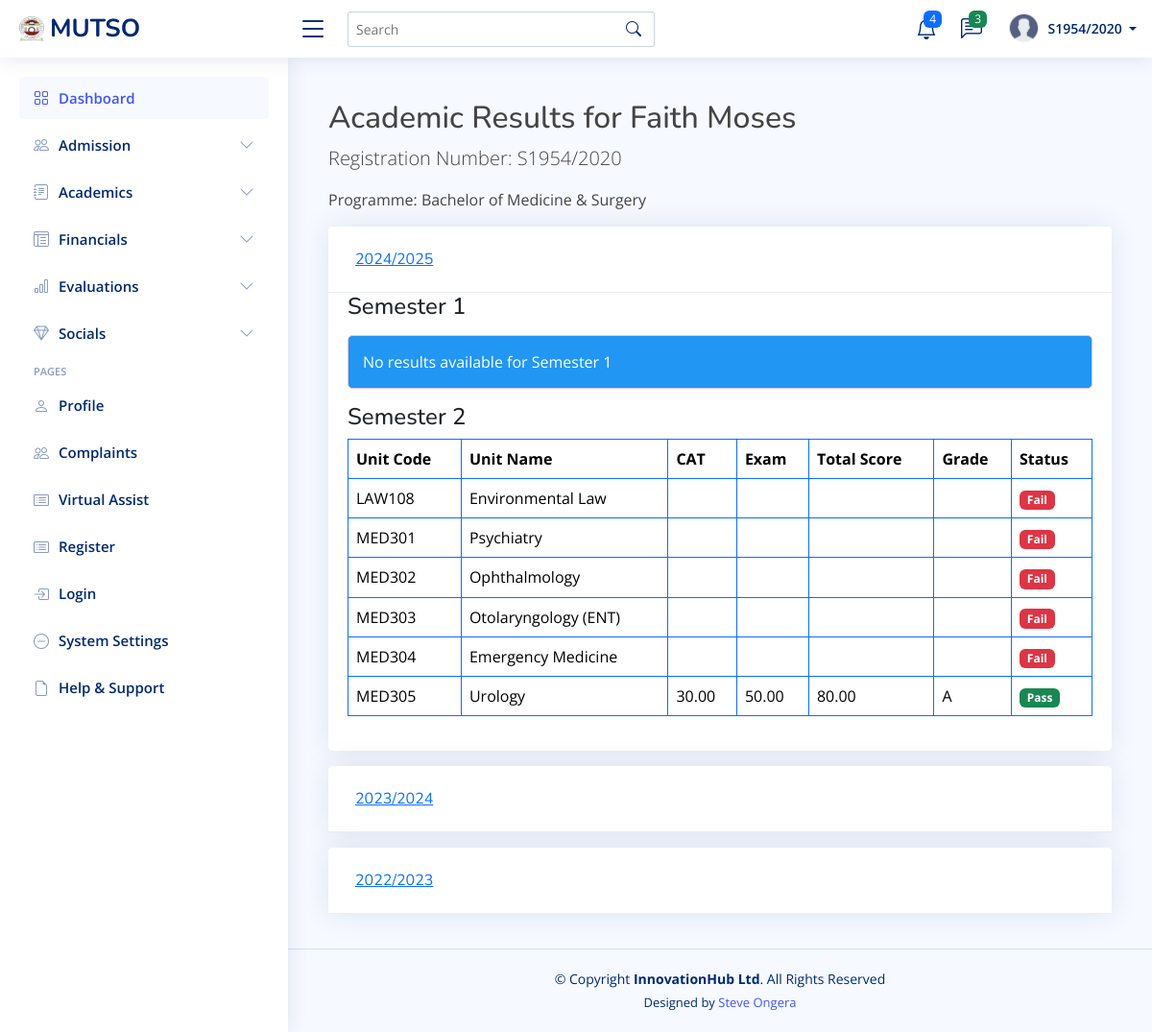
The app's page /results/ (signed in) with its own data.
### students_portal/models.py (models this page shows, shortened)
class User(AbstractUser):
    USER_TYPES = (
        ('student', 'Student'),
        ('lecturer', 'Lecturer'),
        ('admin', 'Administrator'),
        ('staff', 'Administrative Staff'),
        ('finance', 'Finance Officer'),
    )
    user_type = models.CharField(max_length=20, choices=USER_TYPES)
    is_verified = models.BooleanField(default=False)
    status = models.CharField(max_length=20, choices=[
        ('active', 'Active'),
        ('inactive', 'Inactive'),
        ('suspended', 'Suspended'),
    ], default='active')
    phone_number = models.CharField(max_length=15, blank=True, null=True)
    last_password_change = models.DateTimeField(default=timezone.now)
    password_reset_token = models.CharField(max_length=100, blank=True, null=True)
    password_reset_token_expiry = models.DateTimeField(blank=True, null=True)
    created_at = models.DateTimeField(auto_now_add=True)
    updated_at = models.DateTimeField(auto_now=True)

class Student(models.Model):
    registration_number = models.CharField(max_length=20, unique=True)
    first_name = models.CharField(max_length=100)
    last_name = models.CharField(max_length=100)
    middle_name = models.CharField(max_length=100, blank=True, null=True)
    id_number = models.CharField(max_length=20, blank=True, null=True)
    profile_picture = models.ImageField(upload_to='lecturer_profiles/', blank=True, null=True)
    programme = models.ForeignKey(Programme, on_delete=models.CASCADE, related_name='students')
    current_year = models.IntegerField()
    current_semester = models.IntegerField()
    date_of_admission = models.DateField()
    expected_graduation_date = models.DateField(blank=True, null=True)
    date_of_birth = models.DateField(blank=True, null=True)
    gender = models.CharField(max_length=10, choices=[
        ('M', 'Male'),
        ('F', 'Female'),
        ('O', 'Other')
    ], blank=True, null=True)
    email = models.EmailField(blank=True, null=True)
    phone_number = models.CharField(max_length=15, blank=True, null=True)
    religion = models.CharField(max_length=50, blank=True, null=True)
    county = models.CharField(max_length=50, blank=True, null=True)
    town = models.CharField(max_length=50, blank=True, null=True)
    postal_address = models.CharField(max_length=100, blank=True, null=True)
    postal_code = models.CharField(max_length=10, blank=True, null=True)
    parent_name = models.CharField(max_length=100, blank=True, null=True)
    parent_phone = models.CharField(max_length=15, blank=True, null=True)
    emergency_contact_name = models.CharField(max_length=100, blank=True, null=True)
    emergency_contact_relationship = models.CharField(max_length=50, blank=True, null=True)
    emergency_contact_phone = models.CharField(max_length=15, blank=True, null=True)
    is_active = models.BooleanField(default=True)
    status = models.CharField(max_length=20, choices=[
        ('active', 'Active'),
        ('inactive', 'Inactive'),
        ('graduated', 'Graduated'),
        ('deferred', 'Deferred'),
        ('suspended', 'Suspended'),
        ('transferred', 'Transferred'),
        ('withdrawn', 'Withdrawn')
    ], default='active')
    entry_mode = models.CharField(max_length=20, choices=[
        ('government_sponsored', 'Government-Sponsored'),
        ('self_sponsored', 'Self-Sponsored'),
        ('parallel', 'Parallel'),
        ('exchange', 'Exchange'),
        ('transfer', 'Transfer')
    ], default='government_sponsored')
    scholarship_info = models.TextField(blank=True, null=True)
    created_at = models.DateTimeField(auto_now_add=True)
    updated_at = models.DateTimeField(auto_now=True)
    def get_full_name(self):
        if self.middle_name:
            return f"{self.first_name} {self.middle_name} {self.last_name}"
        return f"{self.first_name} {self.last_name}"

class Programme(models.Model):
    name = models.CharField(max_length=200)
    code = models.CharField(max_length=20, unique=True)
    department = models.ForeignKey(Department, on_delete=models.CASCADE, related_name='programmes')
    duration_years = models.IntegerField()
    semesters_per_year = models.IntegerField(default=2)
    description = models.TextField(blank=True, null=True)

class AcademicYear(models.Model):
    name = models.CharField(max_length=50)
    start_date = models.DateField()
    end_date = models.DateField()
    is_current = models.BooleanField(default=False)

class Unit(models.Model):
    name = models.CharField(max_length=200)
    code = models.CharField(max_length=20, unique=True)
    description = models.TextField(blank=True, null=True)
    credit_hours = models.IntegerField(default=3)
    is_core = models.BooleanField(default=True)

class StudentUnitGrade(models.Model):
    enrollment = models.OneToOneField(StudentEnrollment, on_delete=models.CASCADE, related_name='final_grade')
    cat_average = models.DecimalField(max_digits=5, decimal_places=2)
    exam_score = models.DecimalField(max_digits=5, decimal_places=2)
    total_score = models.DecimalField(max_digits=5, decimal_places=2)
    grade = models.ForeignKey(GradeSystem, on_delete=models.PROTECT, related_name='student_grades')
    is_pass = models.BooleanField()
    remarks = models.TextField(blank=True, null=True)

### students_portal/views.py (the view)
# urls.py: path('results/', views.student_results_view, name='academic_results'),
@login_required
def student_results_view(request):
    try:
        student = Student.objects.get(
            registration_number=request.user.username
        )
    except Student.DoesNotExist:
        messages.error(request, "No student profile found for your account.")
        return render(request, 'students/no_profile.html')
    academic_years = AcademicYear.objects.filter(
        start_date__gte=student.date_of_admission,
        semesters__id__isnull=False  # ✅ Ensures there's at least one linked semester
    ).distinct().order_by('-start_date')  # Order by latest year first (descending)
    results_by_year = {}
    for academic_year in academic_years:
        semesters = Semester.objects.filter(
            academic_year=academic_year
        ).order_by('number')
        semester_results = {}
        for semester in semesters:
            enrollments = StudentEnrollment.objects.filter(
                student=student,
                semester=semester
            ).select_related(
                'programme_unit__unit'
            ).prefetch_related(
                Prefetch(
                    'final_grade',
                    queryset=StudentUnitGrade.objects.select_related('grade')
                )
            )
            units_results = []
            for enrollment in enrollments:
                unit = enrollment.programme_unit.unit
                if hasattr(enrollment, 'final_grade'):
                    grade = enrollment.final_grade
                    unit_result = {
                        'unit_code': unit.code,
                        'unit_name': unit.name,
                        'credit_hours': unit.credit_hours,
                        'cat_score': grade.cat_average,
                        'exam_score': grade.exam_score,
                        'total_score': grade.total_score,
                        'grade': grade.grade.grade,
                        'points': grade.grade.points,
                        'is_pass': grade.is_pass,
                        'remarks': grade.remarks,
                    }
                else:
                    unit_result = {
                        'unit_code': unit.code,
                        'unit_name': unit.name,
                        'credit_hours': unit.credit_hours,
                        'status': 'Pending',
                    }
                units_results.append(unit_result)
            semester_results[semester.number] = {
                'semester_name': semester.name,
                'units': units_results,
            }
        results_by_year[academic_year.name] = {
            'semesters': semester_results,
            'year_name': academic_year.name,
        }
    context = {
        'student': student,
        'results_by_year': results_by_year,
    }
    return render(request, 'students/academic_results.html', context)

### templates/students/academic_results.html (shortened to what this page needs)
{% extends "base/base.html" %}
{% block content %}
<div class="container mt-4">
    <h2>Academic Results for {{ student.get_full_name }}</h2>
    <p class="lead">Registration Number: {{ student.registration_number }}</p>
    <p>Programme: {{ student.programme.name }}</p>
    {% if results_by_year %}
        <div class="accordion" id="resultsAccordion">
            {% for year_name, year_data in results_by_year.items %}
                <div class="card mb-3">
                    <div class="card-header" id="heading{{ forloop.counter }}">
                        <h5 class="mb-0">
                            <button class="btn btn-link" type="button" data-toggle="collapse"
                                    data-target="#collapse{{ forloop.counter }}" aria-expanded="true"
                                    aria-controls="collapse{{ forloop.counter }}">
                                {{ year_name }}
                            </button>
                        </h5>
                    </div>
                    <div id="collapse{{ forloop.counter }}" class="collapse {% if forloop.first %}show{% endif %}"
                         aria-labelledby="heading{{ forloop.counter }}" data-parent="#resultsAccordion">
                        <div class="card-body">
                            {% for semester_number, semester_data in year_data.semesters.items %}
                                <h4>Semester {{ semester_number }}</h4>
                                {% if semester_data.units %}
                                    <div class="table-responsive">
                                        <table class="table table-bordered border-primary">
                                            <thead>
                                                <tr>
                                                    <th>Unit Code</th>
                                                    <th>Unit Name</th>
                                                    <th>CAT </th>
                                                    <th>Exam </th>
                                                    <th>Total Score</th>
                                                    <th>Grade</th>
                                                    <th>Status</th>
                                                </tr>
                                            </thead>
                                            <tbody>
                                                {% for unit in semester_data.units %}
                                                    <tr>
                                                        <td>{{ unit.unit_code }}</td>
                                                        <td>{{ unit.unit_name }}</td>
                                                            <td>{{ unit.cat_score }}</td>
                                                            <td>{{ unit.exam_score }}</td>
                                                            <td>{{ unit.total_score }}</td>
                                                            <td>{{ unit.grade }}</td>
                                                            <td>
                                                                {% if unit.is_pass %}
                                                                    <span  class="badge text-bg-success">Pass</span>
                                                                {% else %}
                                                                    <span class="badge text-bg-danger">Fail</span>
                                                                {% endif %}
                                                            </td>
                                                    </tr>
                                                {% endfor %}
                                            </tbody>
                                        </table>
                                    </div>
                                {% else %}
                                    <div class="alert alert-info">No results available for Semester {{ semester_number }}</div>
                                {% endif %}
                            {% endfor %}
                        </div>
                    </div>
                </div>
            {% endfor %}
        </div>
    {% else %}
        <div class="alert alert-warning">
            No academic results available. If you believe this is an error, please contact the academic office.
        </div>
    {% endif %}
</div>
{% endblock %}

### templates/base/navbar.html (shortened to what this page needs)
{% load static %}
<header id="header" class="header fixed-top d-flex align-items-center">
    <div class="d-flex align-items-center justify-content-between">
      {% if request.user.is_staff %}
        <a href="#" class="logo d-flex align-items-center">
        {% else %}
        <a href="#" class="logo d-flex align-items-center">
      {% endif %}
        <img src="{% static 'assets/img/logo.png'%}" alt="">
        <span class="d-none d-lg-block">MUTSO</span>
      </a>
      <i class="bi bi-list toggle-sidebar-btn"></i>
    </div>
    <div class="search-bar">
      <form class="search-form d-flex align-items-center" method="POST" action="#">
        <input type="text" name="query" placeholder="Search" title="Enter search keyword">
        <button type="submit" title="Search"><i class="bi bi-search"></i></button>
      </form>
    </div>
    <nav class="header-nav ms-auto">
      <ul class="d-flex align-items-center">
        <li class="nav-item dropdown">
          <a class="nav-link nav-icon" href="#" data-bs-toggle="dropdown">
            <i class="bi bi-bell"></i>
            <span class="badge bg-primary badge-number">4</span>
          </a>
            </li>
          </ul>
        <li class="nav-item dropdown">
          <a class="nav-link nav-icon" href="#" data-bs-toggle="dropdown">
            <i class="bi bi-chat-left-text"></i>
            <span class="badge bg-success badge-number">3</span>
          </a>
        </li>
        <li class="nav-item dropdown pe-3">
          <a class="nav-link nav-profile d-flex align-items-center pe-0" href="#" data-bs-toggle="dropdown">
            <img src="{% static 'assets/img/profile.png'%}" alt="Profile" class="rounded-circle">
            <span class="d-none d-md-block dropdown-toggle ps-2">
              {% if user.is_authenticated %}
                   {{ user.username }}
              {% else %}
                  Admin
              {% endif %}
            </span>
          </a>
        </li>
    </nav>
  </header>

### records on screen
User: username "S1954/2020"
Student: get_full_name "Faith Moses", registration_number "S1954/2020", programme.name "Bachelor of Medicine & Surgery"
AcademicYear: results_by_year "2024/2025"
Unit: unit_code "LAW108", unit_name "Environmental Law"
Unit: unit_code "MED301", unit_name "Psychiatry"
Unit: unit_code "MED302", unit_name "Ophthalmology"
Unit: unit_code "MED303", unit_name "Otolaryngology (ENT)"
Unit: unit_code "MED304", unit_name "Emergency Medicine"
Unit: unit_code "MED305", unit_name "Urology"
StudentUnitGrade: cat_score "30.00", exam_score "50.00", total_score "80.00"
AcademicYear: results_by_year "2023/2024"
AcademicYear: results_by_year "2022/2023"

### other values on screen
{{ semester_number }} "1" "2"
{{ semester_number }} "1"
{{ unit.grade }} "A"
